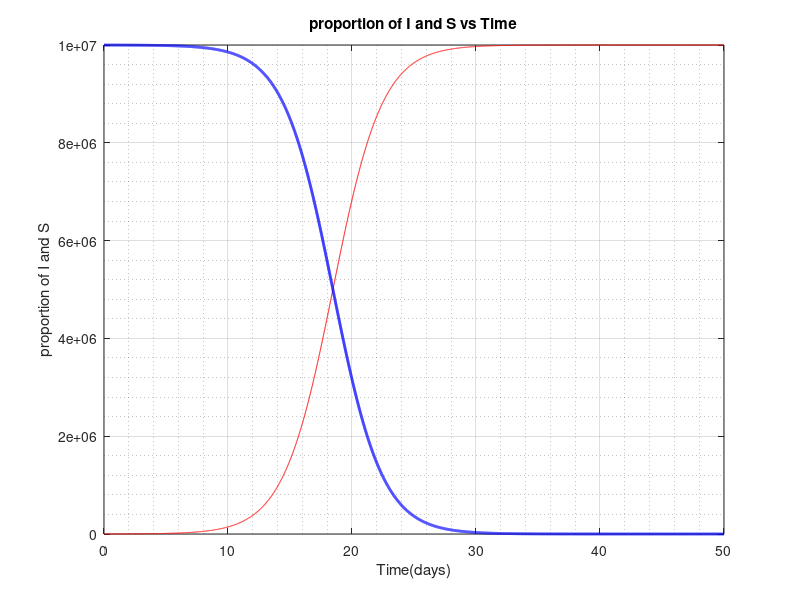

Write MATLAB code to recreate this figure.
%SI model
%This model studies the grouth of an infection
%dependent on the variable I and also the parameter S


%% Set Parameters
N = 10e6; %MAX number of people in the box (or 1 if a percentage) 

I0 = 1000; % intial infected people if integer (or less than 1 if a percentage)

a = 0.5; % coefficient in days^-1 (speed of the infection)

tmax = 50; % number of days to plot

dt = 0.01; %size of time steps in weeks

Imax = N; %Max number infected per graph in millions (or 1 if percentage)

plotCase = 3; %the graph to plot 1=S, 2=I, 3=All;

%% Initialize Vectors
t = 0:dt:tmax; % vettore di tempo
Nt = length(t); % number of time steps
S = zeros(1,Nt); %initialize the vector of supsectable people
I = zeros(1,Nt); % initialize the vector of infections that i will plot in the graph,with zeros
I(1) = I0; % first element of the vector infected initialized
S(1) = N-I0; %first element of the vector supsectable initialized
%% calculations

for i = 1:Nt-1
    
    S(i) = N-I(i);
    dI = a*I(i)*S(i)/N;  % rate of change per day
    I(i+1) = I(i) + dI*dt;
      
end

S(Nt) = N - I(Nt);

%% Plots

switch plotCase
    case 1
        plot(t, S, '-b', 'LineWidth', 2)
        axis([0 tmax 0 Imax])
        grid on
        grid minor
        xlabel('Time(days)')
        ylabel('proportion of susceptible')
        title('proportion of susceptible vs time')
        
        
    case 2
        
        plot(t,I, '-r', 'LineWidth', 2)
        axis([0 tmax 0 Imax])
        grid on
        grid minor
        xlabel('Time(days)')
        ylabel('proportion of infected')
        title('proportion of infection vs Time')
    case 3
        
        plot(t,I, '-r',...
            t,S,'-b','LineWidth', 2)
        axis([0 tmax 0 Imax])
        grid on
        grid minor
        xlabel('Time(days)')
        ylabel('proportion of I and S')
        title('proportion of I and S vs Time')
        
end
